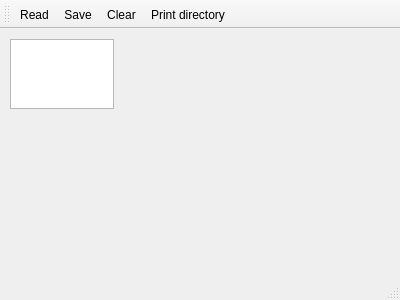
<?xml version="1.0" encoding="UTF-8"?>
<ui version="4.0">
 <class>MainWindow</class>
 <widget class="QMainWindow" name="MainWindow">
  <property name="geometry">
   <rect>
    <x>0</x>
    <y>0</y>
    <width>400</width>
    <height>300</height>
   </rect>
  </property>
  <property name="windowTitle">
   <string>MainWindow</string>
  </property>
  <widget class="QWidget" name="centralWidget">
   <widget class="QTextEdit" name="textEdit">
    <property name="geometry">
     <rect>
      <x>10</x>
      <y>10</y>
      <width>104</width>
      <height>70</height>
     </rect>
    </property>
   </widget>
  </widget>
  <widget class="QToolBar" name="mainToolBar">
   <attribute name="toolBarArea">
    <enum>TopToolBarArea</enum>
   </attribute>
   <attribute name="toolBarBreak">
    <bool>false</bool>
   </attribute>
   <addaction name="actionRead"/>
   <addaction name="actionSave"/>
   <addaction name="actionClear"/>
   <addaction name="actionPrint_directory"/>
  </widget>
  <widget class="QStatusBar" name="statusBar"/>
  <action name="actionRead">
   <property name="text">
    <string>Read</string>
   </property>
  </action>
  <action name="actionSave">
   <property name="text">
    <string>Save</string>
   </property>
  </action>
  <action name="actionClear">
   <property name="text">
    <string>Clear</string>
   </property>
  </action>
  <action name="actionPrint_directory">
   <property name="text">
    <string>Print directory</string>
   </property>
  </action>
 </widget>
 <layoutdefault spacing="6" margin="11"/>
 <resources/>
 <connections>
  <connection>
   <sender>actionClear</sender>
   <signal>triggered()</signal>
   <receiver>textEdit</receiver>
   <slot>clear()</slot>
   <hints>
    <hint type="sourcelabel">
     <x>-1</x>
     <y>-1</y>
    </hint>
    <hint type="destinationlabel">
     <x>61</x>
     <y>76</y>
    </hint>
   </hints>
  </connection>
 </connections>
</ui>
